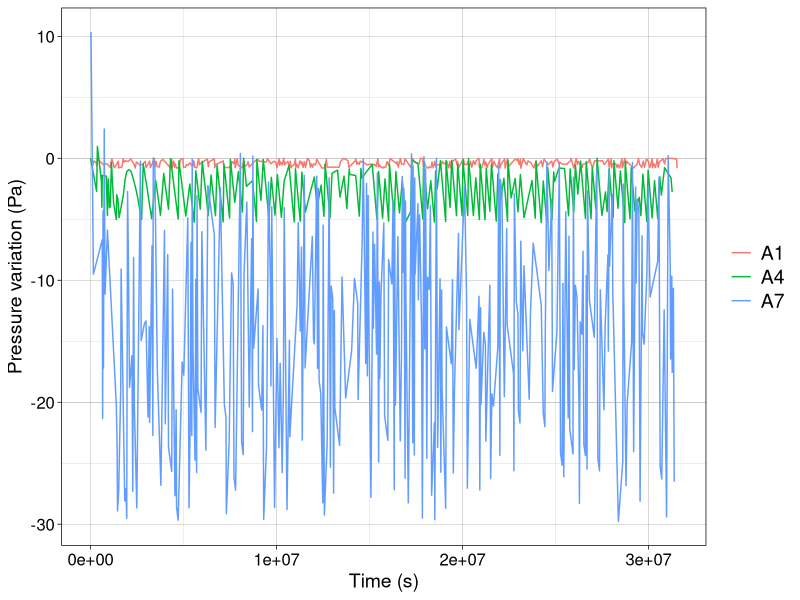
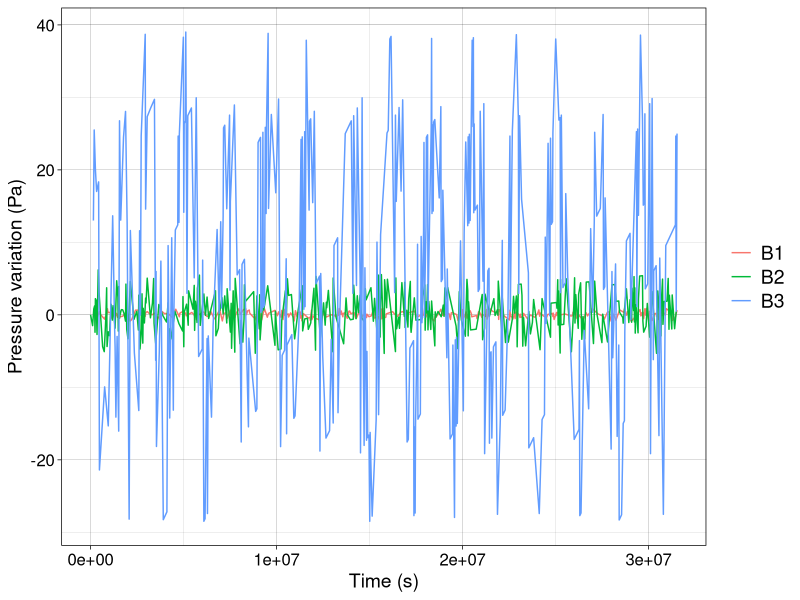
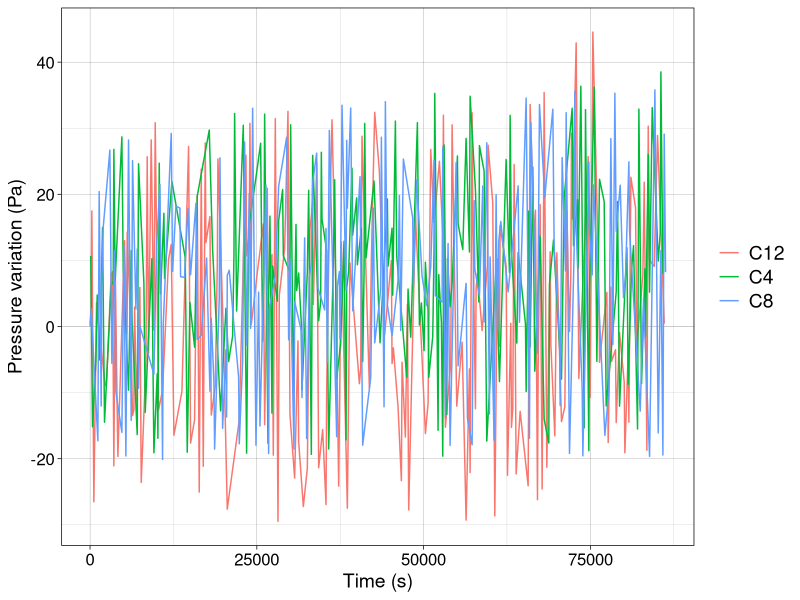
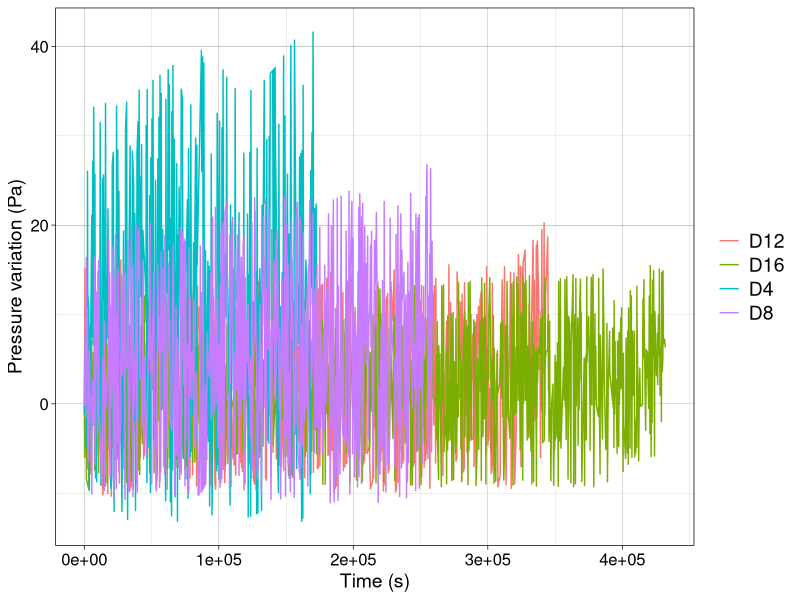

The R source for these figures, in order:
library(tidyverse)

plot_pressure <- function(df) {
    ggplot(df, aes(x = `t (s)`, y = `P (Pa)`)) +
        geom_line() +
        labs(
            x = "Time (s)",
            y = "Pressure (Pa)"
        ) +
        theme_linedraw()
}

reduce_rows <- function(df, percentage = 25) {
    df %>%
        sample_frac(percentage / 100) %>%
        arrange(`t (s)`)
}


# Load data

A1 <- read_csv("./data/pressures/A1.csv") %>% reduce_rows()
A4 <- read_csv("./data/pressures/A4.csv") %>% reduce_rows()
A7 <- read_csv("./data/pressures/A7.csv") %>% reduce_rows()

B1 <- read_csv("./data/pressures/B1.csv") %>% reduce_rows()
B2 <- read_csv("./data/pressures/B2.csv") %>% reduce_rows()
B3 <- read_csv("./data/pressures/B3.csv") %>% reduce_rows()

C4 <- read_csv("./data/pressures/C4.csv") %>% reduce_rows()
C8 <- read_csv("./data/pressures/C8.csv") %>% reduce_rows()
C12 <- read_csv("./data/pressures/C12.csv") %>% reduce_rows()

D4 <- read_csv("./data/pressures/D4.csv") %>% reduce_rows()
D8 <- read_csv("./data/pressures/D8.csv") %>% reduce_rows()
D12 <- read_csv("./data/pressures/D12.csv") %>% reduce_rows()
D16 <- read_csv("./data/pressures/D16.csv") %>% reduce_rows()

A_scenarios <- list(A1 = A1, A4 = A4, A7 = A7)
B_scenarios <- list(B1 = B1, B2 = B2, B3 = B3)
C_scenarios <- list(C4 = C4, C8 = C8, C12 = C12)
D_scenarios <- list(D4 = D4, D8 = D8, D12 = D12, D16 = D16)


plot_datasets_facet <- function(dataset_list) {
    for (i in seq_along(dataset_list)) {
        dataset_list[[i]]$dataset <- names(dataset_list)[i]
    }

    plot <- ggplot(do.call(rbind, dataset_list), aes(x = `t (s)`, y = `Pnorm (Pa)`)) +
        geom_line() +
        facet_grid(. ~ dataset) +
        labs(x = "Time (s)", y = "Pressure variation (Pa)") +
        theme_linedraw() +
        theme(strip.text = element_text(size = 14))

    plot
}

plot_datasets_combined <- function(dataset_list, filename) {
    dataset_list <- lapply(seq_along(dataset_list), function(i) {
        dataset <- dataset_list[[i]]
        dataset$dataset <- names(dataset_list)[i]
        return(dataset)
    })

    p <- ggplot(do.call(rbind, dataset_list), aes(x = `t (s)`, y = `Pnorm (Pa)`, color = dataset)) +
        geom_line() +
        labs(x = "Time (s)", y = "Pressure variation (Pa)") +
        theme_linedraw() +
        theme(
            legend.position = "right",
            legend.title = element_blank(),
            legend.text = element_text(size = 14),
            axis.text = element_text(size = 12),
            axis.title = element_text(size = 14)
        )

    ggsave(filename, plot = p, width = 10, height = 6, dpi = 300, bg = "white")
}

plot_datasets_combined(A_scenarios, "plots/pressures_A.png")
plot_datasets_combined(B_scenarios, "plots/pressures_B.png")
plot_datasets_combined(C_scenarios, "plots/pressures_C.png")
plot_datasets_combined(D_scenarios, "plots/pressures_D.png")
